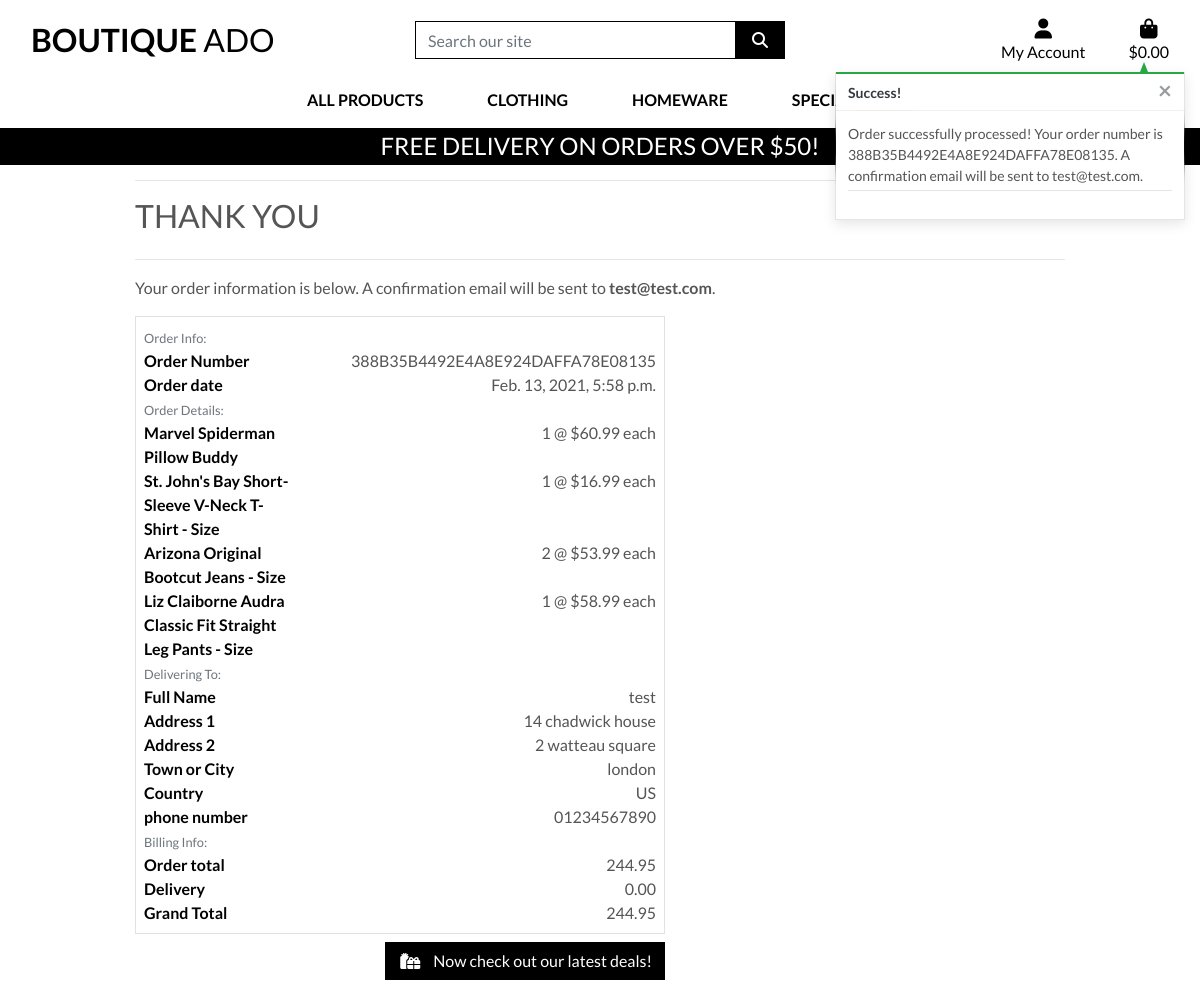
/checkout/checkout_success/388B35B4492E4A8E924DAFFA78E08135, run on the app's committed database.
### checkout/models.py (models this page shows, shortened)
class Order(models.Model):
    order_number = models.CharField(max_length=32, null=False, editable=False)
    full_name = models.CharField(max_length=50, null=False, blank=False)
    email = models.EmailField(max_length=254, null=False, blank=False)
    phone_number = models.CharField(max_length=20, null=False, blank=False)
    country = CountryField(blank_label='Country *', null=False, blank=False)
    postcode = models.CharField(max_length=20, null=True, blank=True)
    town_or_city = models.CharField(max_length=40, null=False, blank=False)
    street_address1 = models.CharField(max_length=80, null=False, blank=False)
    street_address2 = models.CharField(max_length=80, null=True, blank=True)
    county = models.CharField(max_length=80, null=True, blank=True)
    date = models.DateTimeField(auto_now_add=True)
    delivery_cost = models.DecimalField(max_digits=6, decimal_places=2, null=False, default=0)
    order_total = models.DecimalField(max_digits=10, decimal_places=2, null=False, default=0)
    grand_total = models.DecimalField(max_digits=10, decimal_places=2, null=False, default=0)
    original_bag = models.TextField(null=False, blank=False, default='')
    stripe_pid = models.CharField(max_length=254, null=False, blank=False, default='')

class OrderLineItem(models.Model):
    order = models.ForeignKey(Order, null=False, blank=False, on_delete=models.CASCADE, related_name='lineitems')
    product = models.ForeignKey(Product, null=False, blank=False, on_delete=models.CASCADE)
    product_size = models.CharField(max_length=2, null=True, blank=True) # XS, S, M, L, XL
    quantity = models.IntegerField(null=False, blank=False, default=0)
    lineitem_total = models.DecimalField(max_digits=6, decimal_places=2, null=False, blank=False, editable=False)

### products/models.py (models this page shows, shortened)
class Product(models.Model):
    category = models.ForeignKey('Category', null=True, blank=True, on_delete=models.SET_NULL)
    sku = models.CharField(max_length=254, null=True, blank=True)
    name = models.CharField(max_length=254)
    description = models.TextField()
    has_sizes = models.BooleanField(default=False, null=True, blank=True)
    price = models.DecimalField(max_digits=6, decimal_places=2)
    rating = models.DecimalField(max_digits=6, decimal_places=2, null=True, blank=True)
    image_url = models.URLField(max_length=1024, null=True, blank=True)
    image = models.ImageField(null=True, blank=True)

### checkout/views.py (the view)
# urls.py: path('checkout_success/<order_number>', views.checkout_success, name='checkout_success'),
def checkout_success(request, order_number):
    save_info = request.session.get('save_info')
    order = get_object_or_404(Order, order_number=order_number)
    messages.success(request, f'Order successfully processed! \
        Your order number is {order_number}. A confirmation \
        email will be sent to {order.email}.')
    if 'bag' in request.session:
        del request.session['bag']
    template = 'checkout/checkout_success.html'
    context = {
        'order': order,
    }
    return render(request, template, context)

### bag/contexts.py (called while the page is built, shortened)
def bag_contents(request):
    bag_items = []
    total = 0
    product_count = 0
    bag = request.session.get('bag', {})
    if total < settings.FREE_DELIVERY_THRESHOLD:
        delivery = total * Decimal(settings.STANDARD_DELIVERY_PERCENTAGE/100)
        free_delivery_delta = settings.FREE_DELIVERY_THRESHOLD - total
    else:
        delivery = 0
        free_delivery_delta = 0
    grand_total = delivery + total
    context = {
        "bag_items": bag_items,
        "total": total,
        "product_count": product_count,
        "delivery": delivery,
        "free_delivery_delta": free_delivery_delta,
        "free_delivery_threshold": settings.FREE_DELIVERY_THRESHOLD,
        "grand_total": grand_total,
    }
    return context

### checkout/templates/checkout/checkout_success.html (shortened to what this page needs)
{% extends "base.html" %}
{% load static %}
{% block extra_css %}
    <link rel="stylesheet" href="{% static 'checkout/css/checkout.css' %}">
{% endblock %}
{% block page_header %}
    <div class="container header-container">
    </div>
{% endblock %}
{% block content %}
    <div class="overlay"></div>
    <div class="container">
        <div class="row">
            <div class="col">
                <hr>
                <h2 class="logo-font mb-4">Thank You</h2>
                <hr>
                <p>Your order information is below. A confirmation email will be sent to <strong>{{ order.email }}</strong>.</p>
            </div>
        </div>
        <div class="row">
            <div class="col-12 col-lg-7">
                <div class="order-confirmation-wrapper p-2 border">
                    <div class="row">
                        <div class="col">
                            <small class="text-muted">Order Info:</small>
                        </div>
                    </div>
                    <div class="row">
                        <div class="col-12 col-md-4">
                            <p class="mb-0 text-black font-weight-bold">Order Number</p>
                        </div>
                        <div class="col-12 col-md-8 text-md-right">
                            <p class="mb-0">{{ order.order_number }}</p>
                        </div>
                    </div>
                    <div class="row">
                        <div class="col-12 col-md-4">
                            <p class="mb-0 text-black font-weight-bold">Order date</p>
                        </div>
                        <div class="col-12 col-md-8 text-md-right">
                            <p class="mb-0">{{ order.date }}</p>
                        </div>
                    </div>
                     <div class="row">
                        <div class="col">
                            <small class="text-muted">Order Details:</small>
                        </div>
                    </div>
                    {% for item in order.lineitems.all %}
                    <div class="row">
                        <div class="col-12 col-md-4">
                            <p class="mb-0 text-black font-weight-bold">{{ item.product.name }}{% if item.product_size %} - Size {{ item.product.size|upper }}{% endif %}</p>
                        </div>
                        <div class="col-12 col-md-8 text-md-right">
                            <p class="mb-0">{{ item.quantity }} @ ${{item.product.price}} each</p>
                        </div>
                    </div>
                    {% endfor %}
                     <div class="row">
                        <div class="col">
                            <small class="text-muted">Delivering To:</small>
                        </div>
                    </div>
                    <div class="row">
                        <div class="col-12 col-md-4">
                            <p class="mb-0 text-black font-weight-bold">Full Name</p>
                        </div>
                        <div class="col-12 col-md-8 text-md-right">
                            <p class="mb-0">{{ order.full_name }}</p>
                        </div>
                    </div>
                    <div class="row">
                        <div class="col-12 col-md-4">
                            <p class="mb-0 text-black font-weight-bold">Address 1</p>
                        </div>
                        <div class="col-12 col-md-8 text-md-right">
                            <p class="mb-0">{{ order.street_address1 }}</p>
                        </div>
                    </div>
                    {% if order.street_address2 %}
                    <div class="row">
                        <div class="col-12 col-md-4">
                            <p class="mb-0 text-black font-weight-bold">Address 2</p>
                        </div>
                        <div class="col-12 col-md-8 text-md-right">
                            <p class="mb-0">{{ order.street_address2 }}</p>
                        </div>
                    </div>
                    {% endif %}
                    <div class="row">
                        <div class="col-12 col-md-4">
                            <p class="mb-0 text-black font-weight-bold">Town or City</p>
                        </div>
                        <div class="col-12 col-md-8 text-md-right">
                            <p class="mb-0">{{ order.town_or_city }}</p>
                        </div>
                    </div>
                    <div class="row">
                        <div class="col-12 col-md-4">
                            <p class="mb-0 text-black font-weight-bold">Country</p>
                        </div>
                        <div class="col-12 col-md-8 text-md-right">
                            <p class="mb-0">{{ order.country }}</p>
                        </div>
                    </div>
                    <div class="row">
                        <div class="col-12 col-md-4">
                            <p class="mb-0 text-black font-weight-bold">phone number</p>
                        </div>
                        <div class="col-12 col-md-8 text-md-right">
                            <p class="mb-0">{{ order.phone_number }}</p>
                        </div>
                    </div>
                     <div class="row">
                        <div class="col">
                            <small class="text-muted">Billing Info:</small>
                        </div>
                    </div>
                    <div class="row">
                        <div class="col-12 col-md-4">
                            <p class="mb-0 text-black font-weight-bold">Order total</p>
                        </div>
                        <div class="col-12 col-md-8 text-md-right">
                            <p class="mb-0">{{ order.order_total }}</p>
                        </div>
                    </div>
                    <div class="row">
                        <div class="col-12 col-md-4">
                            <p class="mb-0 text-black font-weight-bold">Delivery</p>
                        </div>
                        <div class="col-12 col-md-8 text-md-right">
                            <p class="mb-0">{{ order.delivery_cost }}</p>
                        </div>
                    </div>
                    <div class="row">
                        <div class="col-12 col-md-4">
                            <p class="mb-0 text-black font-weight-bold">Grand Total</p>
                        </div>
                        <div class="col-12 col-md-8 text-md-right">
                            <p class="mb-0">{{ order.grand_total }}</p>
                        </div>
                    </div>
                </div>
            </div>
        </div>
        <div class="row">
            <div class="col-12 col-lg-7 text-right">
                <a href="{% url 'products' %}?category=new_arrivals,deals,clearance" class="btn btn-black rounded-0 my-2">
                    <span class="icon mr-2">
                        <i class="fas fa-gifts"></i>
                    </span>
                    <span class="text-uppercas">Now check out our latest deals!</span>
                </a>
            </div>
        </div>
    </div>
{% endblock %}

### static/css/base.css (style rules this page uses)
html { height: 100%; }
body { background: url('/media/homepage_background_cropped.jpg') no-repeat center center fixed; background-size: cover; height: calc(100vh - 164px); color: #555; font-family: 'lato'; }
.icon { align-items: center; display: inline-flex; justify-content: center; height: 1.5rem; width: 1.5rem; }
.logo-font { text-transform: uppercase; }
.btn-black { background: black; color: white; }
.text-black { color: #000 !important; }
.overlay { height: 100%; width: 100%; top: 0; left: 0; position: fixed; background: white; z-index: -1; }
@media (min-width: 1200px) { .container { max-width: 80%; } }
@media (min-width: 992px) { .header-container { padding-top: 164px; } }

### data on the page
Order: email "test@test.com", order_number "388B35B4492E4A8E924DAFFA78E08135", date "Feb. 13, 2021, 5:58 p.m.", full_name "test", street_address1 "14 chadwick house", street_address2 "2 watteau square", town_or_city "london", country "US", phone_number "01234567890", order_total "244.95", delivery_cost "0.00", grand_total "244.95"
OrderLineItem: product.name "Marvel Spiderman Pillow Buddy", quantity "1", product.price "60.99"
OrderLineItem: product.name "St. John's Bay Short-Sleeve V-Neck T-Shirt", quantity "1", product.price "16.99"
OrderLineItem: product.name "Arizona Original Bootcut Jeans", quantity "2", product.price "53.99"
OrderLineItem: product.name "Liz Claiborne Audra Classic Fit Straight Leg Pants", quantity "1", product.price "58.99"

### other printed values
{{ free_delivery_threshold }} "50"
{{ message }} "Order successfully processed! Your order number is 388B35B4492E4A8E924DAFFA78E08135. A confirmation email will be sent to test@test.com."
